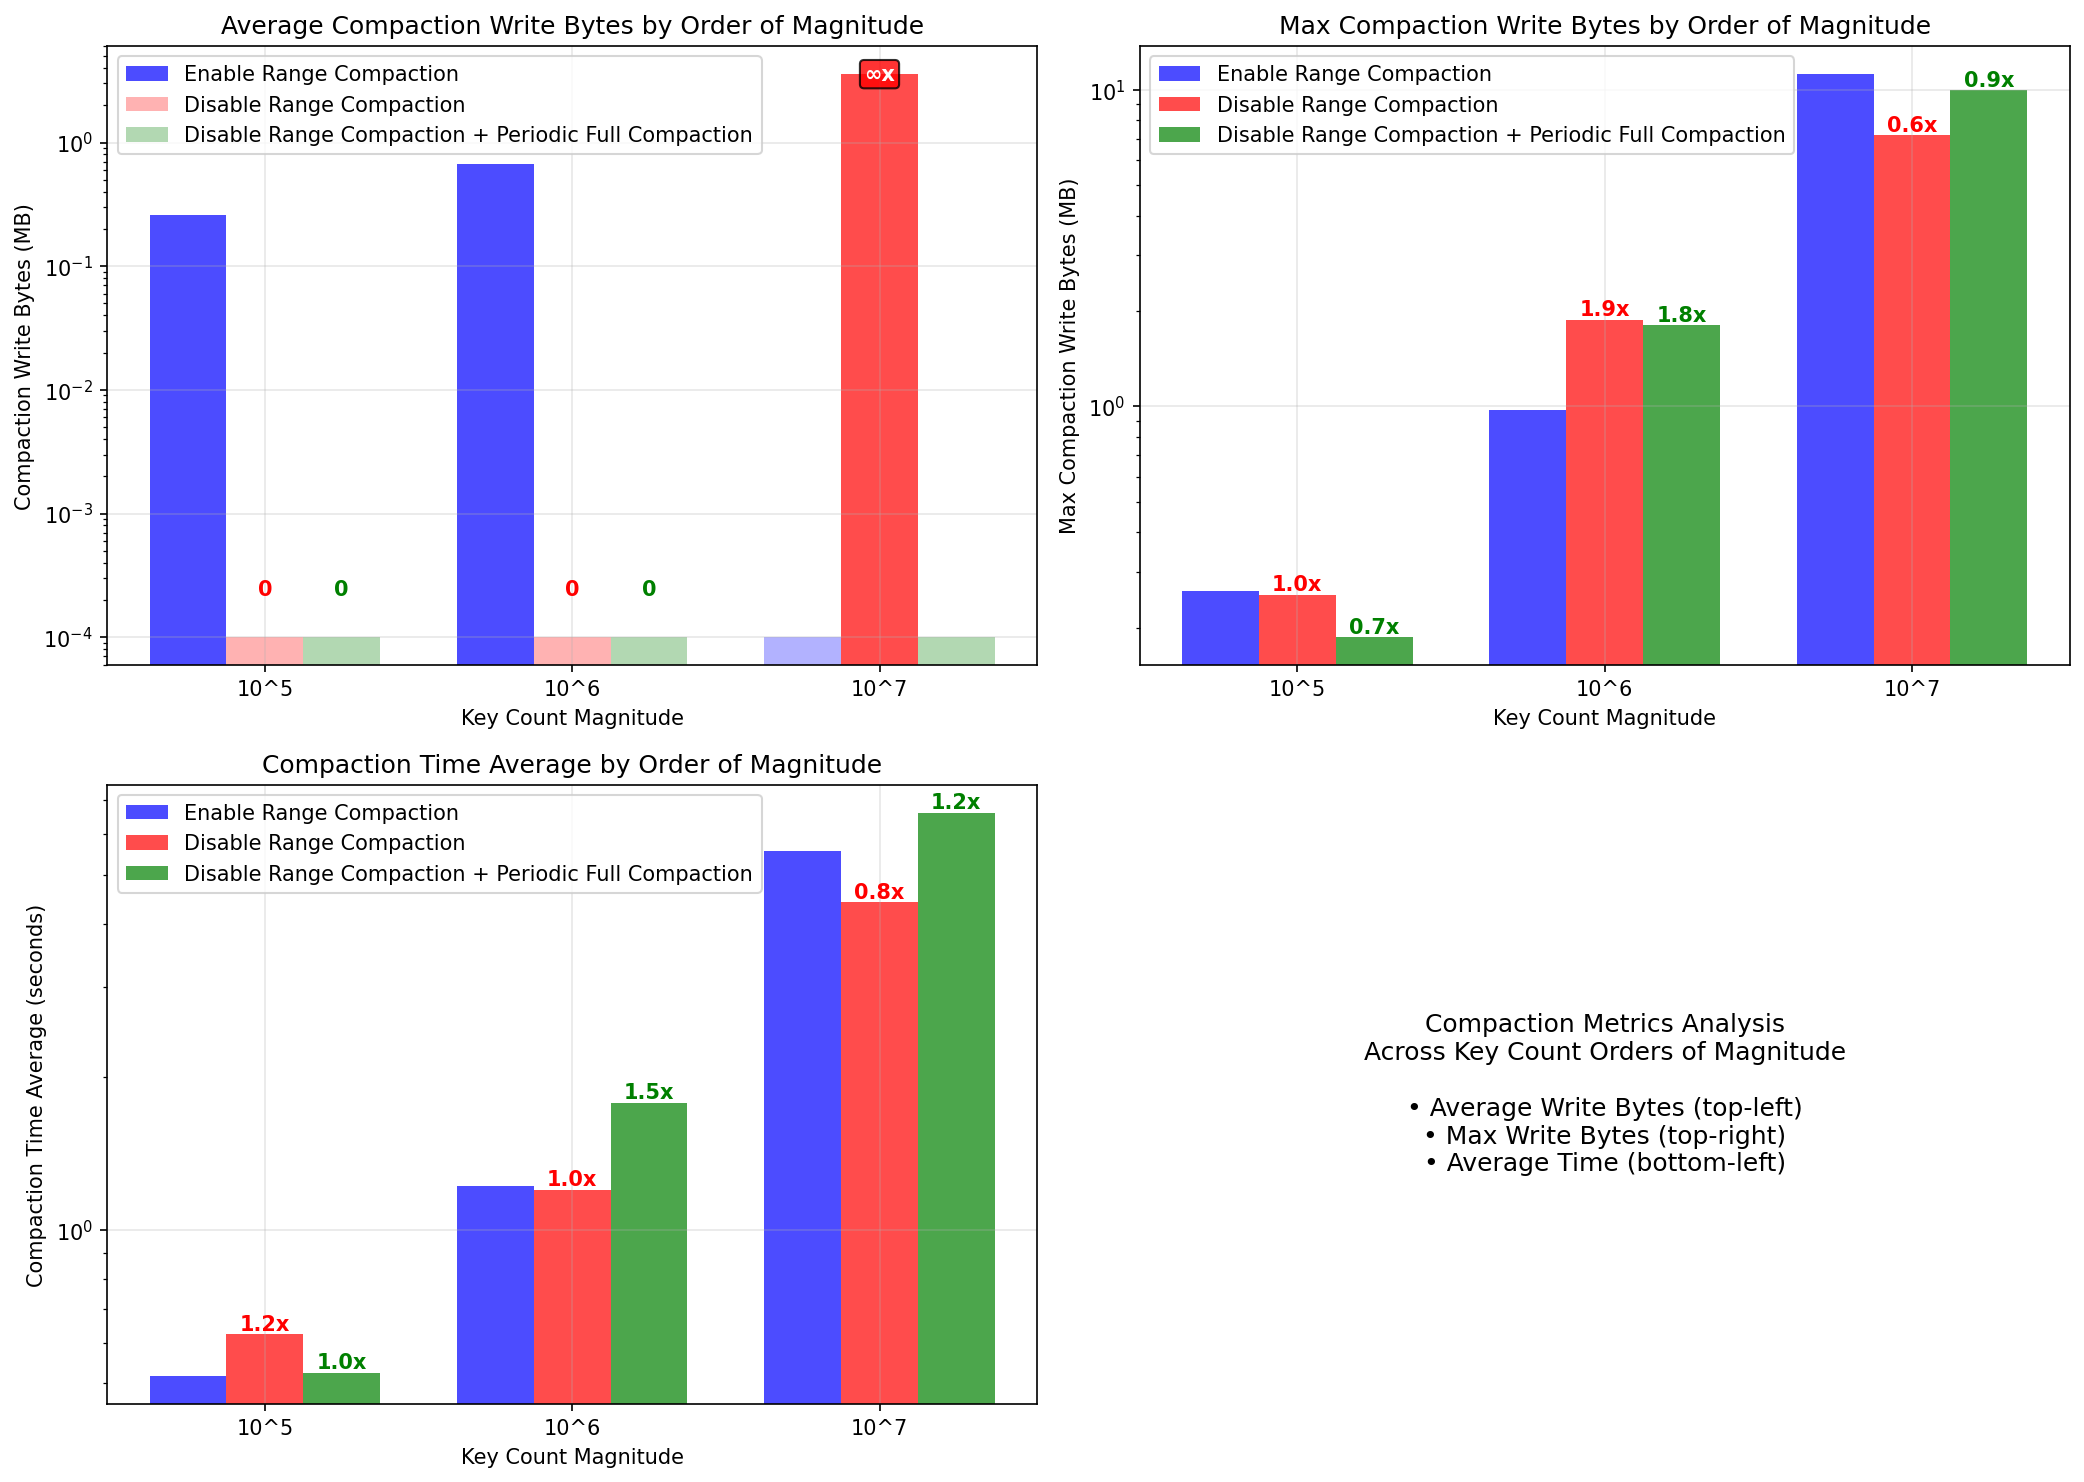

Write the Python code that produced this figure.
"""
Compaction metrics analysis using shared utilities.
Analyzes compaction write bytes and time average across different orders of magnitude.
"""

import matplotlib.pyplot as plt
from benchmark_utils import (
    EXPERIMENT_FOLDERS,
    MAGNITUDE_LABELS,
    TARGET_MAGNITUDES,
    create_magnitude_label,
    extract_magnitude_data,
    find_magnitude_index,
    get_key_count_data,
    parse_bytes_value,
    parse_time_value,
    read_csv_data,
    save_chart,
)


def get_compaction_metrics_data():
    """Extract compaction metrics data at different magnitudes using shared utilities"""
    data = {}

    # Get shared key count data
    key_count_df, key_count_col = get_key_count_data()
    if key_count_df is None:
        return {}

    # Get compaction metrics for each experiment
    for experiment_name, folder_name in EXPERIMENT_FOLDERS.items():
        compaction_write_df = read_csv_data(folder_name, "Compaction write bytes*.csv")
        compaction_time_df = read_csv_data(folder_name, "Compaction time average*.csv")

        if compaction_write_df is None or compaction_time_df is None:
            continue

        compaction_write_col = compaction_write_df.columns[1]
        compaction_time_col = compaction_time_df.columns[1]
        
        # Calculate max compaction write bytes for each magnitude
        def get_max_write_bytes_at_magnitude(target_mag):
            closest_idx = find_magnitude_index(key_count_df, key_count_col, target_mag)
            if closest_idx is not None and closest_idx < len(key_count_df):
                # Get all values up to this point and find the max
                write_idx_end = min(closest_idx + 1, len(compaction_write_df))
                max_write_val = 0
                for i in range(write_idx_end):
                    val = parse_bytes_value(compaction_write_df[compaction_write_col].iloc[i])
                    max_write_val = max(max_write_val, val)
                return max_write_val
            return 0

        # Extract data at target magnitudes
        magnitude_data = {}

        for target_mag in TARGET_MAGNITUDES:
            mag_label = create_magnitude_label(target_mag)

            # Extract write bytes data
            write_data = extract_magnitude_data(
                compaction_write_df,
                compaction_write_col,
                key_count_df,
                key_count_col,
                target_mag,
                parse_bytes_value,
            )

            # Extract time data
            time_data = extract_magnitude_data(
                compaction_time_df,
                compaction_time_col,
                key_count_df,
                key_count_col,
                target_mag,
                parse_time_value,
            )

            # Get max write bytes up to this magnitude
            max_write_bytes = get_max_write_bytes_at_magnitude(target_mag)

            if write_data and time_data:
                magnitude_data[mag_label] = {
                    "write_bytes_mb": write_data["value"],
                    "max_write_bytes_mb": max_write_bytes,
                    "time_seconds": time_data["value"],
                    "key_count": write_data["key_count"],
                    "target_magnitude": target_mag,
                }

        data[experiment_name] = magnitude_data

    return data


def create_compaction_visualization(experiment_data):
    """Create visualization for compaction metrics"""
    _, ((ax1, ax2), (ax3, ax4)) = plt.subplots(2, 2, figsize=(14, 10))

    # Prepare data arrays
    enable_write_bytes = []
    enable_max_write_bytes = []
    enable_time_seconds = []
    disable_write_bytes = []
    disable_max_write_bytes = []
    disable_time_seconds = []
    disable_with_periodic_write_bytes = []
    disable_with_periodic_max_write_bytes = []
    disable_with_periodic_time_seconds = []

    enable_data = experiment_data.get("Enable Range Compaction", {})
    disable_no_data = experiment_data.get("Disable Range Compaction", {})
    disable_with_data = experiment_data.get(
        "Disable Range Compaction + Periodic Full Compaction", {}
    )

    for mag in MAGNITUDE_LABELS:
        # Get metrics for each configuration at this magnitude
        enable_write = enable_data.get(mag, {}).get("write_bytes_mb", 0)
        enable_max_write = enable_data.get(mag, {}).get("max_write_bytes_mb", 0)
        enable_time = enable_data.get(mag, {}).get("time_seconds", 0)

        disable_write = disable_no_data.get(mag, {}).get("write_bytes_mb", 0)
        disable_max_write = disable_no_data.get(mag, {}).get("max_write_bytes_mb", 0)
        disable_time = disable_no_data.get(mag, {}).get("time_seconds", 0)

        disable_with_write = disable_with_data.get(mag, {}).get("write_bytes_mb", 0)
        disable_with_max_write = disable_with_data.get(mag, {}).get("max_write_bytes_mb", 0)
        disable_with_time = disable_with_data.get(mag, {}).get("time_seconds", 0)

        # Store values for plotting (use tiny value for true zeros to make them barely visible)
        enable_write_bytes.append(0.0001 if enable_write == 0 else enable_write)
        enable_max_write_bytes.append(0.0001 if enable_max_write == 0 else enable_max_write)
        enable_time_seconds.append(max(enable_time, 0.001))
        disable_write_bytes.append(0.0001 if disable_write == 0 else disable_write)
        disable_max_write_bytes.append(0.0001 if disable_max_write == 0 else disable_max_write)
        disable_time_seconds.append(max(disable_time, 0.001))
        disable_with_periodic_write_bytes.append(0.0001 if disable_with_write == 0 else disable_with_write)
        disable_with_periodic_max_write_bytes.append(0.0001 if disable_with_max_write == 0 else disable_with_max_write)
        disable_with_periodic_time_seconds.append(max(disable_with_time, 0.001))

    # Store original values for multiplier calculations (before log scale adjustment)
    orig_enable_write = [enable_data.get(mag, {}).get("write_bytes_mb", 0) for mag in MAGNITUDE_LABELS]
    orig_enable_max_write = [enable_data.get(mag, {}).get("max_write_bytes_mb", 0) for mag in MAGNITUDE_LABELS]
    orig_enable_time = [enable_data.get(mag, {}).get("time_seconds", 0) for mag in MAGNITUDE_LABELS]
    orig_disable_write = [disable_no_data.get(mag, {}).get("write_bytes_mb", 0) for mag in MAGNITUDE_LABELS]
    orig_disable_max_write = [disable_no_data.get(mag, {}).get("max_write_bytes_mb", 0) for mag in MAGNITUDE_LABELS]
    orig_disable_time = [disable_no_data.get(mag, {}).get("time_seconds", 0) for mag in MAGNITUDE_LABELS]
    orig_disable_with_write = [disable_with_data.get(mag, {}).get("write_bytes_mb", 0) for mag in MAGNITUDE_LABELS]
    orig_disable_with_max_write = [disable_with_data.get(mag, {}).get("max_write_bytes_mb", 0) for mag in MAGNITUDE_LABELS]
    orig_disable_with_time = [disable_with_data.get(mag, {}).get("time_seconds", 0) for mag in MAGNITUDE_LABELS]

    # Plot settings
    width = 0.25
    x = range(len(MAGNITUDE_LABELS))
    colors = {"enable": "blue", "disable": "red", "periodic": "green"}

    # Plot 1: Compaction Write Bytes (Average)
    # Use different alpha for zero values to distinguish them
    enable_alphas = [0.3 if orig_enable_write[i] == 0 else 0.7 for i in range(len(x))]
    disable_alphas = [0.3 if orig_disable_write[i] == 0 else 0.7 for i in range(len(x))]
    periodic_alphas = [0.3 if orig_disable_with_write[i] == 0 else 0.7 for i in range(len(x))]
    
    for i in range(len(x)):
        ax1.bar(
            i - width,
            enable_write_bytes[i],
            width,
            color=colors["enable"],
            alpha=enable_alphas[i],
            label="Enable Range Compaction" if i == 0 else "",
        )
        ax1.bar(
            i,
            disable_write_bytes[i],
            width,
            color=colors["disable"],
            alpha=disable_alphas[i],
            label="Disable Range Compaction" if i == 0 else "",
        )
        ax1.bar(
            i + width,
            disable_with_periodic_write_bytes[i],
            width,
            color=colors["periodic"],
            alpha=periodic_alphas[i],
            label="Disable Range Compaction + Periodic Full Compaction" if i == 0 else "",
        )

    # Add multiplier annotations for write bytes
    for i in range(len(MAGNITUDE_LABELS)):
        # Handle Disable Range Compaction multiplier
        if orig_enable_write[i] > 0:
            if orig_disable_write[i] > 0:
                multiplier_no = orig_disable_write[i] / orig_enable_write[i]
                ax1.text(
                    i,
                    disable_write_bytes[i],
                    f"{multiplier_no:.1f}x",
                    ha="center",
                    va="bottom",
                    fontweight="bold",
                    color=colors["disable"],
                )
            else:
                # Show that it's much smaller (approaching 0)
                ax1.text(
                    i,
                    disable_write_bytes[i] * 2,
                    "0",
                    ha="center",
                    va="bottom",
                    fontweight="bold",
                    fontsize=10,
                    color=colors["disable"],
                )
        elif orig_disable_write[i] > 0:
            # Enable is 0 but Disable has value - show as much larger
            ax1.text(
                i,
                disable_write_bytes[i],
                "∞x",
                ha="center",
                va="center",  # Center vertically on the bar
                fontweight="bold",
                fontsize=10,
                color="white",  # White text on colored bar
                bbox=dict(boxstyle="round,pad=0.2", facecolor=colors["disable"], alpha=0.8),
            )

        # Handle Disable Range Compaction + Periodic multiplier
        if orig_enable_write[i] > 0:
            if orig_disable_with_write[i] > 0:
                multiplier_with = orig_disable_with_write[i] / orig_enable_write[i]
                ax1.text(
                    i + width,
                    disable_with_periodic_write_bytes[i],
                    f"{multiplier_with:.1f}x",
                    ha="center",
                    va="bottom",
                    fontweight="bold",
                    color=colors["periodic"],
                )
            else:
                # Show that it's much smaller (approaching 0)
                ax1.text(
                    i + width,
                    disable_with_periodic_write_bytes[i] * 2,
                    "0",
                    ha="center",
                    va="bottom",
                    fontweight="bold",
                    fontsize=10,
                    color=colors["periodic"],
                )
        elif orig_disable_with_write[i] > 0:
            # Enable is 0 but Disable+Periodic has value - show as much larger
            ax1.text(
                i + width,
                disable_with_periodic_write_bytes[i],
                "∞x",
                ha="center",
                va="center",  # Center vertically on the bar
                fontweight="bold",
                fontsize=10,
                color="white",  # White text on colored bar
                bbox=dict(boxstyle="round,pad=0.2", facecolor=colors["periodic"], alpha=0.8),
            )

    ax1.set_xlabel("Key Count Magnitude")
    ax1.set_ylabel("Compaction Write Bytes (MB)")
    ax1.set_title("Average Compaction Write Bytes by Order of Magnitude")
    ax1.set_xticks(x)
    ax1.set_xticklabels(MAGNITUDE_LABELS)
    ax1.set_yscale("log")
    ax1.legend()
    ax1.grid(True, alpha=0.3)

    # Plot 2: Max Compaction Write Bytes
    # Use different alpha for zero values to distinguish them
    enable_max_alphas = [0.3 if orig_enable_max_write[i] == 0 else 0.7 for i in range(len(x))]
    disable_max_alphas = [0.3 if orig_disable_max_write[i] == 0 else 0.7 for i in range(len(x))]
    periodic_max_alphas = [0.3 if orig_disable_with_max_write[i] == 0 else 0.7 for i in range(len(x))]
    
    for i in range(len(x)):
        ax2.bar(
            i - width,
            enable_max_write_bytes[i],
            width,
            color=colors["enable"],
            alpha=enable_max_alphas[i],
            label="Enable Range Compaction" if i == 0 else "",
        )
        ax2.bar(
            i,
            disable_max_write_bytes[i],
            width,
            color=colors["disable"],
            alpha=disable_max_alphas[i],
            label="Disable Range Compaction" if i == 0 else "",
        )
        ax2.bar(
            i + width,
            disable_with_periodic_max_write_bytes[i],
            width,
            color=colors["periodic"],
            alpha=periodic_max_alphas[i],
            label="Disable Range Compaction + Periodic Full Compaction" if i == 0 else "",
        )

    # Add multiplier annotations for max write bytes
    for i in range(len(MAGNITUDE_LABELS)):
        # Handle Disable Range Compaction multiplier
        if orig_enable_max_write[i] > 0:
            if orig_disable_max_write[i] > 0:
                multiplier_no = orig_disable_max_write[i] / orig_enable_max_write[i]
                ax2.text(
                    i,
                    disable_max_write_bytes[i],
                    f"{multiplier_no:.1f}x",
                    ha="center",
                    va="bottom",
                    fontweight="bold",
                    color=colors["disable"],
                )
            else:
                # Show that it's much smaller (approaching 0)
                ax2.text(
                    i,
                    disable_max_write_bytes[i] * 2,
                    "0",
                    ha="center",
                    va="bottom",
                    fontweight="bold",
                    fontsize=10,
                    color=colors["disable"],
                )
        elif orig_disable_max_write[i] > 0:
            # Enable is 0 but Disable has value - show as much larger
            ax2.text(
                i,
                disable_max_write_bytes[i],
                "∞x",
                ha="center",
                va="center",  # Center vertically on the bar
                fontweight="bold",
                fontsize=10,
                color="white",  # White text on colored bar
                bbox=dict(boxstyle="round,pad=0.2", facecolor=colors["disable"], alpha=0.8),
            )

        # Handle Disable Range Compaction + Periodic multiplier
        if orig_enable_max_write[i] > 0:
            if orig_disable_with_max_write[i] > 0:
                multiplier_with = orig_disable_with_max_write[i] / orig_enable_max_write[i]
                ax2.text(
                    i + width,
                    disable_with_periodic_max_write_bytes[i],
                    f"{multiplier_with:.1f}x",
                    ha="center",
                    va="bottom",
                    fontweight="bold",
                    color=colors["periodic"],
                )
            else:
                # Show that it's much smaller (approaching 0)
                ax2.text(
                    i + width,
                    disable_with_periodic_max_write_bytes[i] * 2,
                    "0",
                    ha="center",
                    va="bottom",
                    fontweight="bold",
                    fontsize=10,
                    color=colors["periodic"],
                )
        elif orig_disable_with_max_write[i] > 0:
            # Enable is 0 but Disable+Periodic has value - show as much larger
            ax2.text(
                i + width,
                disable_with_periodic_max_write_bytes[i],
                "∞x",
                ha="center",
                va="center",  # Center vertically on the bar
                fontweight="bold",
                fontsize=10,
                color="white",  # White text on colored bar
                bbox=dict(boxstyle="round,pad=0.2", facecolor=colors["periodic"], alpha=0.8),
            )

    ax2.set_xlabel("Key Count Magnitude")
    ax2.set_ylabel("Max Compaction Write Bytes (MB)")
    ax2.set_title("Max Compaction Write Bytes by Order of Magnitude")
    ax2.set_xticks(x)
    ax2.set_xticklabels(MAGNITUDE_LABELS)
    ax2.set_yscale("log")
    ax2.legend()
    ax2.grid(True, alpha=0.3)

    # Plot 3: Compaction Time Average
    ax3.bar(
        [i - width for i in x],
        enable_time_seconds,
        width,
        label="Enable Range Compaction",
        color=colors["enable"],
        alpha=0.7,
    )
    ax3.bar(
        x,
        disable_time_seconds,
        width,
        label="Disable Range Compaction",
        color=colors["disable"],
        alpha=0.7,
    )
    ax3.bar(
        [i + width for i in x],
        disable_with_periodic_time_seconds,
        width,
        label="Disable Range Compaction + Periodic Full Compaction",
        color=colors["periodic"],
        alpha=0.7,
    )

    # Add multiplier annotations for time
    for i in range(len(MAGNITUDE_LABELS)):
        if orig_enable_time[i] > 0:
            if orig_disable_time[i] > 0:
                multiplier_no = orig_disable_time[i] / orig_enable_time[i]
                ax3.text(
                    i,
                    disable_time_seconds[i],
                    f"{multiplier_no:.1f}x",
                    ha="center",
                    va="bottom",
                    fontweight="bold",
                    color=colors["disable"],
                )

            if orig_disable_with_time[i] > 0:
                multiplier_with = orig_disable_with_time[i] / orig_enable_time[i]
                ax3.text(
                    i + width,
                    disable_with_periodic_time_seconds[i],
                    f"{multiplier_with:.1f}x",
                    ha="center",
                    va="bottom",
                    fontweight="bold",
                    color=colors["periodic"],
                )

    ax3.set_xlabel("Key Count Magnitude")
    ax3.set_ylabel("Compaction Time Average (seconds)")
    ax3.set_title("Compaction Time Average by Order of Magnitude")
    ax3.set_xticks(x)
    ax3.set_xticklabels(MAGNITUDE_LABELS)
    ax3.set_yscale("log")
    ax3.legend()
    ax3.grid(True, alpha=0.3)

    # Plot 4: Leave empty or add summary text
    ax4.axis('off')
    ax4.text(0.5, 0.5, "Compaction Metrics Analysis\nAcross Key Count Orders of Magnitude\n\n• Average Write Bytes (top-left)\n• Max Write Bytes (top-right)\n• Average Time (bottom-left)", 
             ha='center', va='center', fontsize=12, transform=ax4.transAxes)

    save_chart("compaction_metrics_over_key_count.png")


def print_compaction_summary(experiment_data):
    """Print detailed summary of compaction metrics"""
    print("Compaction Performance Analysis by Order of Magnitude:")
    print("=" * 70)

    enable_data = experiment_data.get("Enable Range Compaction", {})
    disable_no_data = experiment_data.get("Disable Range Compaction", {})
    disable_with_data = experiment_data.get(
        "Disable Range Compaction + Periodic Full Compaction", {}
    )

    for mag in MAGNITUDE_LABELS:
        print(f"\n{mag} Keys:")
        print("-" * 20)

        enable_mag_data = enable_data.get(mag, {})
        disable_no_mag_data = disable_no_data.get(mag, {})
        disable_with_mag_data = disable_with_data.get(mag, {})

        if enable_mag_data:
            enable_write = enable_mag_data.get("write_bytes_mb", 0)
            enable_time = enable_mag_data.get("time_seconds", 0)
            disable_no_write = disable_no_mag_data.get("write_bytes_mb", 0)
            disable_no_time = disable_no_mag_data.get("time_seconds", 0)
            disable_with_write = disable_with_mag_data.get("write_bytes_mb", 0)
            disable_with_time = disable_with_mag_data.get("time_seconds", 0)

            enable_max_write = enable_mag_data.get("max_write_bytes_mb", 0)
            disable_no_max_write = disable_no_mag_data.get("max_write_bytes_mb", 0)
            disable_with_max_write = disable_with_mag_data.get("max_write_bytes_mb", 0)

            print(f"Key Count: ~{enable_mag_data.get('key_count', 0):,}")
            print()
            print("Average Compaction Write Bytes:")
            print(f"  Enable Range Compaction:     {enable_write:8.1f} MB")
            if enable_write > 0:
                print(
                    f"  Disable Range Compaction:    {disable_no_write:8.1f} MB  ({disable_no_write / enable_write:.1f}x)"
                )
                print(
                    f"  Disable + Periodic Full:     {disable_with_write:8.1f} MB  ({disable_with_write / enable_write:.1f}x)"
                )
            print()
            print("Max Compaction Write Bytes:")
            print(f"  Enable Range Compaction:     {enable_max_write:8.1f} MB")
            if enable_max_write > 0:
                print(
                    f"  Disable Range Compaction:    {disable_no_max_write:8.1f} MB  ({disable_no_max_write / enable_max_write:.1f}x)"
                )
                print(
                    f"  Disable + Periodic Full:     {disable_with_max_write:8.1f} MB  ({disable_with_max_write / enable_max_write:.1f}x)"
                )
            print()
            print("Compaction Time Average:")
            print(f"  Enable Range Compaction:     {enable_time:8.1f} sec")
            if enable_time > 0:
                print(
                    f"  Disable Range Compaction:    {disable_no_time:8.1f} sec  ({disable_no_time / enable_time:.1f}x)"
                )
                print(
                    f"  Disable + Periodic Full:     {disable_with_time:8.1f} sec  ({disable_with_time / enable_time:.1f}x)"
                )

    print("\n" + "=" * 70)
    print("Summary: Range Compaction shows different resource usage patterns")
    print("for compaction operations across different key count magnitudes.")


if __name__ == "__main__":
    # Get experiment data
    experiment_data = get_compaction_metrics_data()

    # Create visualization
    create_compaction_visualization(experiment_data)

    # Print summary
    print_compaction_summary(experiment_data)
